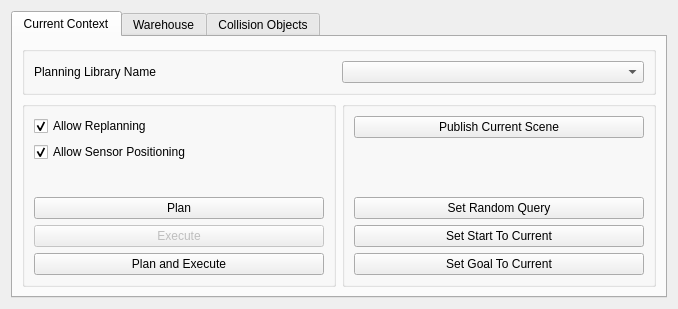
<?xml version="1.0" encoding="UTF-8"?>
<ui version="4.0">
 <class>MotionPlanningFrame</class>
 <widget class="QWidget" name="MotionPlanningFrame">
  <property name="geometry">
   <rect>
    <x>0</x>
    <y>0</y>
    <width>678</width>
    <height>309</height>
   </rect>
  </property>
  <property name="windowTitle">
   <string>MoveIt! Planning Frame</string>
  </property>
  <layout class="QVBoxLayout" name="verticalLayout_5">
   <item>
    <widget class="QTabWidget" name="tabWidget">
     <property name="sizePolicy">
      <sizepolicy hsizetype="Expanding" vsizetype="Expanding">
       <horstretch>0</horstretch>
       <verstretch>0</verstretch>
      </sizepolicy>
     </property>
     <property name="autoFillBackground">
      <bool>false</bool>
     </property>
     <property name="currentIndex">
      <number>0</number>
     </property>
     <widget class="QWidget" name="current_plan">
      <attribute name="title">
       <string>Current Context</string>
      </attribute>
      <layout class="QGridLayout" name="gridLayout">
       <item row="1" column="0">
        <widget class="QGroupBox" name="">
         <property name="title">
          <string/>
         </property>
         <layout class="QVBoxLayout" name="verticalLayout_3">
          <item>
           <widget class="QCheckBox" name="allow_replanning">
            <property name="text">
             <string>Allow Replanning</string>
            </property>
            <property name="checked">
             <bool>true</bool>
            </property>
           </widget>
          </item>
          <item>
           <widget class="QCheckBox" name="allow_looking">
            <property name="text">
             <string>Allow Sensor Positioning</string>
            </property>
            <property name="checked">
             <bool>true</bool>
            </property>
           </widget>
          </item>
          <item>
           <spacer name="verticalSpacer_2">
            <property name="orientation">
             <enum>Qt::Vertical</enum>
            </property>
            <property name="sizeHint" stdset="0">
             <size>
              <width>20</width>
              <height>40</height>
             </size>
            </property>
           </spacer>
          </item>
          <item>
           <widget class="QPushButton" name="plan_button">
            <property name="text">
             <string>Plan</string>
            </property>
           </widget>
          </item>
          <item>
           <widget class="QPushButton" name="execute_button">
            <property name="enabled">
             <bool>false</bool>
            </property>
            <property name="text">
             <string>Execute</string>
            </property>
           </widget>
          </item>
          <item>
           <widget class="QPushButton" name="plan_and_execute_button">
            <property name="text">
             <string>Plan and Execute</string>
            </property>
           </widget>
          </item>
         </layout>
        </widget>
       </item>
       <item row="0" column="0" colspan="2">
        <widget class="QGroupBox" name="">
         <layout class="QHBoxLayout" name="horizontalLayout_8">
          <item>
           <widget class="QLabel" name="library_label">
            <property name="text">
             <string>Planning Library Name</string>
            </property>
           </widget>
          </item>
          <item>
           <widget class="QComboBox" name="planning_algorithm_combo_box"/>
          </item>
         </layout>
        </widget>
       </item>
       <item row="1" column="1">
        <widget class="QGroupBox" name="">
         <layout class="QVBoxLayout" name="verticalLayout_4">
          <item>
           <widget class="QPushButton" name="publish_current_scene_button">
            <property name="text">
             <string>Publish Current Scene</string>
            </property>
           </widget>
          </item>
          <item>
           <spacer name="verticalSpacer">
            <property name="orientation">
             <enum>Qt::Vertical</enum>
            </property>
            <property name="sizeHint" stdset="0">
             <size>
              <width>20</width>
              <height>40</height>
             </size>
            </property>
           </spacer>
          </item>
          <item>
           <widget class="QPushButton" name="set_random_states_button">
            <property name="text">
             <string>Set Random Query</string>
            </property>
           </widget>
          </item>
          <item>
           <widget class="QPushButton" name="set_start_to_current_button">
            <property name="text">
             <string>Set Start To Current</string>
            </property>
           </widget>
          </item>
          <item>
           <widget class="QPushButton" name="set_goal_to_current_button">
            <property name="text">
             <string>Set Goal To Current</string>
            </property>
           </widget>
          </item>
         </layout>
        </widget>
       </item>
      </layout>
     </widget>
     <widget class="QWidget" name="stored_plans">
      <attribute name="title">
       <string>Warehouse</string>
      </attribute>
      <layout class="QGridLayout" name="gridLayout_3">
       <item row="0" column="0" colspan="3">
        <layout class="QHBoxLayout" name="horizontalLayout">
         <item>
          <widget class="QLabel" name="label_2">
           <property name="text">
            <string>Database Host:</string>
           </property>
          </widget>
         </item>
         <item>
          <widget class="QLineEdit" name="database_host">
           <property name="text">
            <string>127.0.0.1</string>
           </property>
          </widget>
         </item>
         <item>
          <widget class="QLabel" name="label_3">
           <property name="text">
            <string>Port:</string>
           </property>
          </widget>
         </item>
         <item>
          <widget class="QSpinBox" name="database_port">
           <property name="maximum">
            <number>65535</number>
           </property>
           <property name="value">
            <number>33829</number>
           </property>
          </widget>
         </item>
         <item>
          <widget class="QPushButton" name="database_connect_button">
           <property name="styleSheet">
            <string notr="true">color:green</string>
           </property>
           <property name="text">
            <string>Connect</string>
           </property>
           <property name="checkable">
            <bool>false</bool>
           </property>
           <property name="checked">
            <bool>false</bool>
           </property>
           <property name="default">
            <bool>false</bool>
           </property>
           <property name="flat">
            <bool>false</bool>
           </property>
          </widget>
         </item>
        </layout>
       </item>
       <item row="2" column="0">
        <layout class="QVBoxLayout" name="verticalLayout">
         <item>
          <widget class="QGroupBox" name="groupBox_3">
           <property name="title">
            <string>Planning Scenes and Queries</string>
           </property>
           <layout class="QVBoxLayout" name="verticalLayout_7">
            <item>
             <widget class="QTreeWidget" name="planning_scene_tree">
              <property name="cursor" stdset="0">
               <cursorShape>PointingHandCursor</cursorShape>
              </property>
              <property name="headerHidden">
               <bool>true</bool>
              </property>
              <property name="columnCount">
               <number>1</number>
              </property>
              <column>
               <property name="text">
                <string>1</string>
               </property>
              </column>
             </widget>
            </item>
           </layout>
          </widget>
         </item>
        </layout>
       </item>
       <item row="2" column="2">
        <layout class="QVBoxLayout" name="verticalLayout_2">
         <item>
          <widget class="QGroupBox" name="groupBox">
           <property name="title">
            <string>Saved Scenes</string>
           </property>
           <layout class="QGridLayout" name="gridLayout_5">
            <item row="0" column="0">
             <widget class="QPushButton" name="load_scene_button">
              <property name="enabled">
               <bool>false</bool>
              </property>
              <property name="text">
               <string>Load Scene</string>
              </property>
             </widget>
            </item>
            <item row="0" column="1">
             <widget class="QPushButton" name="load_query_button">
              <property name="enabled">
               <bool>false</bool>
              </property>
              <property name="text">
               <string>Load Query</string>
              </property>
             </widget>
            </item>
            <item row="1" column="0">
             <widget class="QPushButton" name="delete_scene_button">
              <property name="enabled">
               <bool>false</bool>
              </property>
              <property name="text">
               <string>Delete Scene</string>
              </property>
             </widget>
            </item>
            <item row="1" column="1">
             <widget class="QPushButton" name="delete_query_button">
              <property name="enabled">
               <bool>false</bool>
              </property>
              <property name="text">
               <string>Delete Query</string>
              </property>
             </widget>
            </item>
           </layout>
          </widget>
         </item>
         <item>
          <widget class="QGroupBox" name="groupBox_2">
           <property name="title">
            <string>Current Scenes</string>
           </property>
           <layout class="QHBoxLayout" name="horizontalLayout_2">
            <item>
             <widget class="QPushButton" name="save_query_button">
              <property name="enabled">
               <bool>false</bool>
              </property>
              <property name="text">
               <string>Save Query</string>
              </property>
             </widget>
            </item>
            <item>
             <widget class="QPushButton" name="save_scene_button">
              <property name="enabled">
               <bool>false</bool>
              </property>
              <property name="text">
               <string>Save Scene</string>
              </property>
             </widget>
            </item>
           </layout>
          </widget>
         </item>
        </layout>
       </item>
      </layout>
     </widget>
     <widget class="QWidget" name="tab">
      <attribute name="title">
       <string>Collision Objects</string>
      </attribute>
      <layout class="QHBoxLayout" name="horizontalLayout_4">
       <item>
        <widget class="QGroupBox" name="groupBox_8">
         <property name="title">
          <string>Scene Collision Objects</string>
         </property>
         <layout class="QVBoxLayout" name="verticalLayout_8">
          <item>
           <widget class="QListWidget" name="collision_objects_list"/>
          </item>
          <item>
           <widget class="QPushButton" name="import_scene_button">
            <property name="text">
             <string>Import Object</string>
            </property>
           </widget>
          </item>
          <item>
           <widget class="QPushButton" name="remove_object_button">
            <property name="text">
             <string>Remove Object</string>
            </property>
           </widget>
          </item>
          <item>
           <widget class="QPushButton" name="clear_scene_button">
            <property name="text">
             <string>Clear Objects</string>
            </property>
           </widget>
          </item>
         </layout>
        </widget>
       </item>
       <item>
        <widget class="QGroupBox" name="groupBox_4">
         <property name="title">
          <string>Manage Pose and Scale</string>
         </property>
         <layout class="QVBoxLayout" name="verticalLayout_6">
          <item>
           <widget class="QGroupBox" name="groupBox_5">
            <property name="title">
             <string/>
            </property>
            <layout class="QHBoxLayout" name="horizontalLayout_5">
             <item>
              <widget class="QLabel" name="label_4">
               <property name="text">
                <string>Position (XYZ):       </string>
               </property>
              </widget>
             </item>
             <item>
              <widget class="QDoubleSpinBox" name="object_x">
               <property name="minimum">
                <double>-1000.000000000000000</double>
               </property>
               <property name="maximum">
                <double>1000.000000000000000</double>
               </property>
              </widget>
             </item>
             <item>
              <widget class="QDoubleSpinBox" name="object_y">
               <property name="minimum">
                <double>-1000.000000000000000</double>
               </property>
               <property name="maximum">
                <double>1000.000000000000000</double>
               </property>
              </widget>
             </item>
             <item>
              <widget class="QDoubleSpinBox" name="object_z">
               <property name="minimum">
                <double>-1000.000000000000000</double>
               </property>
               <property name="maximum">
                <double>1000.000000000000000</double>
               </property>
              </widget>
             </item>
            </layout>
           </widget>
          </item>
          <item>
           <widget class="QGroupBox" name="groupBox_6">
            <property name="title">
             <string/>
            </property>
            <layout class="QHBoxLayout" name="horizontalLayout_6">
             <item>
              <widget class="QLabel" name="label_13">
               <property name="text">
                <string>Orientation (RPY):</string>
               </property>
              </widget>
             </item>
             <item>
              <widget class="QDoubleSpinBox" name="object_rx">
               <property name="minimum">
                <double>-3.140000000000000</double>
               </property>
               <property name="maximum">
                <double>3.140000000000000</double>
               </property>
               <property name="singleStep">
                <double>0.200000000000000</double>
               </property>
              </widget>
             </item>
             <item>
              <widget class="QDoubleSpinBox" name="object_ry">
               <property name="minimum">
                <double>-3.140000000000000</double>
               </property>
               <property name="maximum">
                <double>3.140000000000000</double>
               </property>
               <property name="singleStep">
                <double>0.200000000000000</double>
               </property>
              </widget>
             </item>
             <item>
              <widget class="QDoubleSpinBox" name="object_rz">
               <property name="minimum">
                <double>-3.140000000000000</double>
               </property>
               <property name="maximum">
                <double>3.140000000000000</double>
               </property>
               <property name="singleStep">
                <double>0.200000000000000</double>
               </property>
              </widget>
             </item>
            </layout>
           </widget>
          </item>
          <item>
           <widget class="QGroupBox" name="groupBox_7">
            <property name="title">
             <string/>
            </property>
            <layout class="QHBoxLayout" name="horizontalLayout_3">
             <item>
              <widget class="QLabel" name="label">
               <property name="text">
                <string>Scale:</string>
               </property>
              </widget>
             </item>
             <item>
              <widget class="QLabel" name="label_17">
               <property name="text">
                <string>0%</string>
               </property>
              </widget>
             </item>
             <item>
              <widget class="QSlider" name="scene_scale">
               <property name="minimumSize">
                <size>
                 <width>160</width>
                 <height>0</height>
                </size>
               </property>
               <property name="maximum">
                <number>200</number>
               </property>
               <property name="value">
                <number>100</number>
               </property>
               <property name="sliderPosition">
                <number>100</number>
               </property>
               <property name="orientation">
                <enum>Qt::Horizontal</enum>
               </property>
               <property name="invertedAppearance">
                <bool>false</bool>
               </property>
               <property name="tickPosition">
                <enum>QSlider::NoTicks</enum>
               </property>
               <property name="tickInterval">
                <number>0</number>
               </property>
              </widget>
             </item>
             <item>
              <widget class="QLabel" name="label_18">
               <property name="text">
                <string>200%</string>
               </property>
              </widget>
             </item>
            </layout>
           </widget>
          </item>
         </layout>
        </widget>
       </item>
      </layout>
     </widget>
    </widget>
   </item>
  </layout>
 </widget>
 <resources/>
 <connections/>
</ui>
